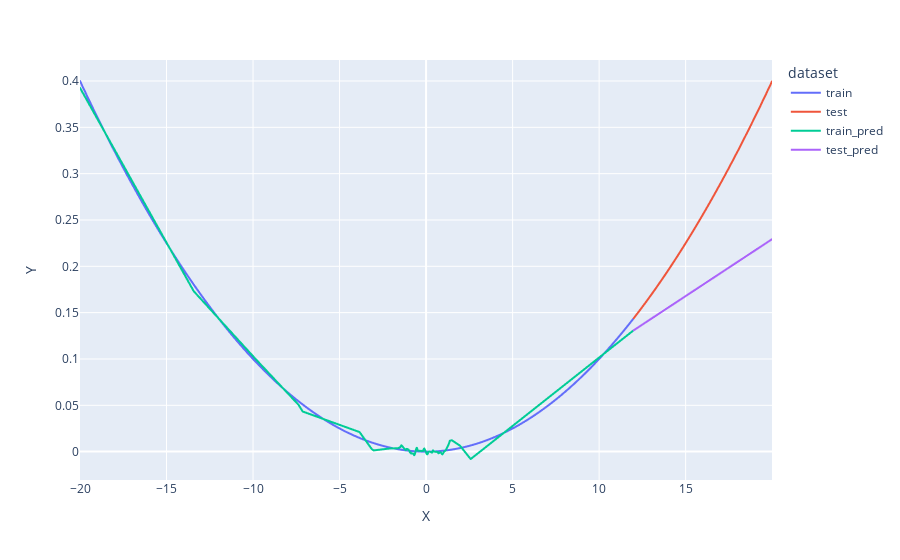

The notebook cell this image was saved under:
### Code cell
px.line(df.append(df_predictions), x='X', y='Y', color='dataset')

### Figure 1 — Plotly figure (JSON) as saved in the notebook; plotly's stock layout.template omitted (floating-point values rounded to 4 significant figures; data arrays with more than 128 entries replaced by an {"elided": "..."} marker saying what was removed)
{"data": [{"hovertemplate": "dataset=train<br>X=%{x}<br>Y=%{y}<extra></extra>", "legendgroup": "train", "line": {"color": "#636efa", "dash": "solid"}, "mode": "lines", "name": "train", "showlegend": true, "type": "scattergl", "x": {"elided": "3200 float values"}, "xaxis": "x", "y": {"elided": "3200 float values"}, "yaxis": "y"}, {"hovertemplate": "dataset=test<br>X=%{x}<br>Y=%{y}<extra></extra>", "legendgroup": "test", "line": {"color": "#EF553B", "dash": "solid"}, "mode": "lines", "name": "test", "showlegend": true, "type": "scattergl", "x": {"elided": "800 float values"}, "xaxis": "x", "y": {"elided": "800 float values"}, "yaxis": "y"}, {"hovertemplate": "dataset=train_pred<br>X=%{x}<br>Y=%{y}<extra></extra>", "legendgroup": "train_pred", "line": {"color": "#00cc96", "dash": "solid"}, "mode": "lines", "name": "train_pred", "showlegend": true, "type": "scattergl", "x": {"elided": "3200 float values"}, "xaxis": "x", "y": {"elided": "3200 float values"}, "yaxis": "y"}, {"hovertemplate": "dataset=test_pred<br>X=%{x}<br>Y=%{y}<extra></extra>", "legendgroup": "test_pred", "line": {"color": "#ab63fa", "dash": "solid"}, "mode": "lines", "name": "test_pred", "showlegend": true, "type": "scattergl", "x": {"elided": "800 float values"}, "xaxis": "x", "y": {"elided": "800 float values"}, "yaxis": "y"}], "layout": {"legend": {"title": {"text": "dataset"}, "tracegroupgap": 0}, "margin": {"t": 60}, "xaxis": {"anchor": "y", "domain": [0, 1], "title": {"text": "X"}}, "yaxis": {"anchor": "x", "domain": [0, 1], "title": {"text": "Y"}}}}
